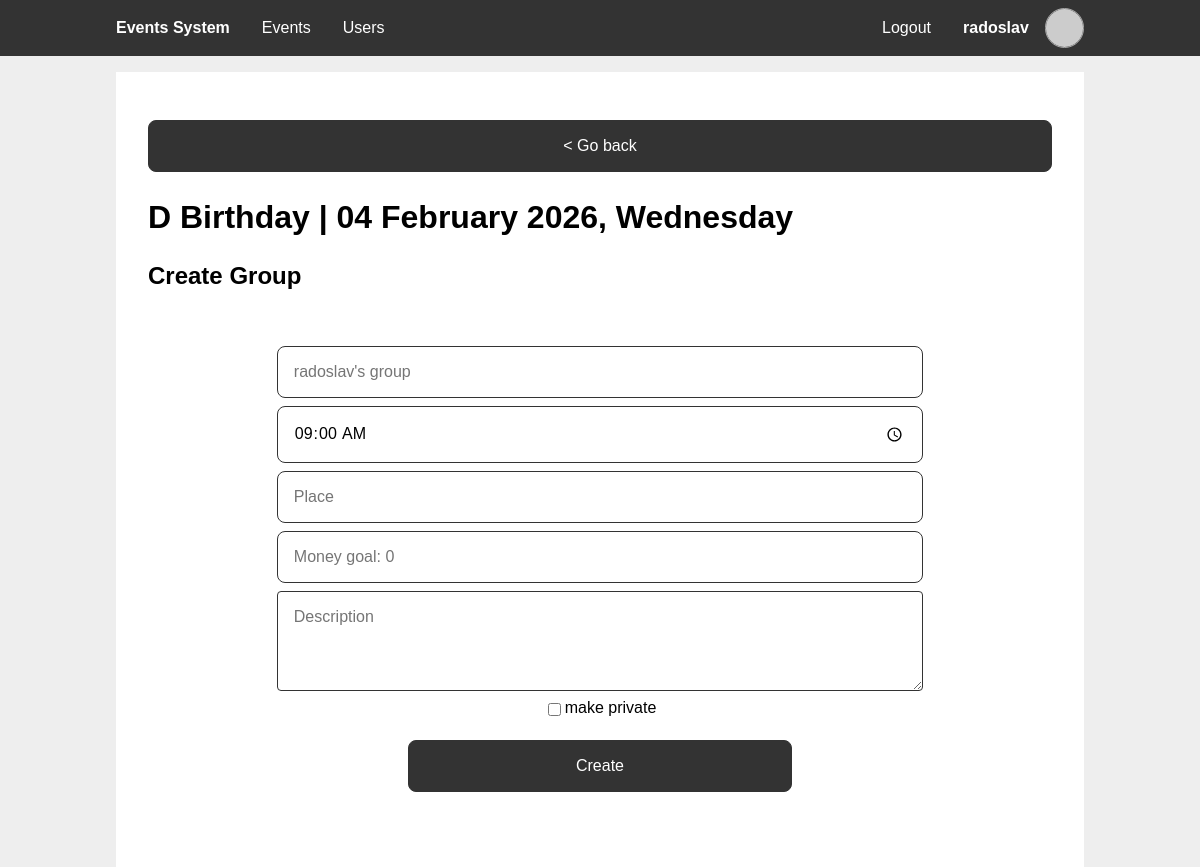
Page /group_create.php?event_id=1&year=2026 (signed in) on the committed database.
### tables this page shows
CREATE TABLE `users` (
  `id` int(11) NOT NULL,
  `username` varchar(50) NOT NULL,
  `email` varchar(50) DEFAULT NULL,
  `birthday_event` int(11) NOT NULL,
  `password_hash` char(60) NOT NULL
);

CREATE TABLE `events` (
  `event_id` int(11) NOT NULL,
  `creator_id` int(11) DEFAULT NULL,
  `name` varchar(50) NOT NULL,
  `date` date NOT NULL,
  `description` varchar(100) NOT NULL,
  `recurring` tinyint(1) NOT NULL
);

### includes/db_users.php (called while the page is built, shortened)
<?php
function getUserById($user_id) {
  $pdo = getPDO();
  $stmt = $pdo->prepare('SELECT u.id,
                                u.username,
                                u.email,
                                e.date AS birthdate
                        FROM users u
                        JOIN events e ON u.birthday_event = e.event_id
                        WHERE u.id = ?');
  $stmt->execute([$user_id]);
  $user = $stmt->fetch();
  return $user;
}
?>

### includes/session.php (called while the page is built, shortened)
<?php
require_once "db_users.php";
function getUserId() {
  global $user;
  if (!$user) {
    $user = getUserById($_SESSION['user_id'] ?? null);
  }
  return $user["id"];
}
function ensureLoggedIn() {
  if (!getUserId()) {
    header('Location: ./login.php');
    exit;
  }
}
?>

### includes/gravatar.php (called while the page is built)
<?php
function gravatarUrl($arg) {
  $email = is_string($arg) ? $arg : ($arg['email'] ?: $arg['username']);
  return "https://www.gravatar.com/avatar/".hash("sha256", strtolower(trim($email)))."?d=identicon";
}
?>

### includes/db_events.php (called while the page is built, shortened)
<?php
function getEventById($event_id) {
  $pdo = getPDO();
  $stmt = $pdo->prepare('SELECT *
                        FROM events
                        WHERE event_id = ?');
  $stmt->execute([$event_id]);
  return $stmt->fetch();
}
?>

### group_create.php (the view, shortened to what this page needs)
<?php
require_once 'includes/session.php';
require_once 'includes/db_events.php';
ensureLoggedIn();
$event_id = $_GET['event_id'];
$year = $_GET['year'];
$event = getEventById($event_id);
$correct_date = strtotime(date('d M ', strtotime($event['date'])).$year);
?>
<?php
$page_styles = ["styles/groups.css"];
include 'templates/main_header.php'
?>
<section class="content">
  <a class="btn" href="event_view.php?event_id=<?php echo $event_id ?>&year=<?php echo $year ?>"
  >&lt Go back</a>
  <h1><?php echo $event['name']?> | <?php echo date('d F Y, l', $correct_date) ?></h1>
  <h2>Create Group</h2>
  <section class="content group-form">
    <form class="form-group" method="POST">
      <input type="text" name="group-name" placeholder="<?php echo $user['username']?>'s group">
      <input type="time" name="meeting-time" value="09:00:00">
      <input type="text" name="meeting-place" placeholder="Place">
      <input type="number" min="0" name="money-goal" placeholder="Money goal: 0">
      <textarea type="text" name="group-description" placeholder="Description"></textarea>
      <div class="two-items">
        <input type="checkbox" id="is-private" name="is-private">
        <label for="is-private">make private</label>
      </div>
      <button type="submit" class="btn">Create</button>
    </form>
  </section>
</section>
<?php
include 'templates/main_footer.php'
?>

### templates/main_header.php (shortened to what this page needs)
<?php
require_once 'includes/gravatar.php';
function active($param) {
  $isActive = basename($_SERVER['SCRIPT_NAME'], ".php") === $param;
  echo $isActive ? 'class="active"' : '';
}
?>
<!DOCTYPE html>
<html lang="en">
<head>
  <link rel="stylesheet" href="styles/main.css">
  <?php foreach ($page_styles as $style): ?>
    <link rel="stylesheet" href="<?php echo $style?>">
  <?php endforeach ?>
</head>
<body>
  <nav>
    <div class="wrapper">
      <ul>
        <li>
          <span><h1>Events System</h1></span>
        </li>
      </ul>
      <?php if (isset($user) && $user): ?>
      <ul class="middle">
        <li>
          <a href="./" <?php active("index") ?>>Events</a>
        </li>
        <li>
          <a href="./users.php" <?php active("users") ?>>Users</a>
        </li>
      </ul>
      <ul>
        <li>
          <a href="logout.php">Logout</a>
        </li>
        <li>
          <a href="profile.php" <?php active("profile") ?>>
            <div class="profile-info">
              <strong><?php echo $user['username'] ?></strong>
              <img class="profile-picture" alt="Profile Picture" src="<?php echo gravatarUrl($user) ?>">
            </div>
          </a>
        </li>
      </ul>
      <?php endif ?>
    </div>
  </nav>
  <main class="wrapper">

### styles/main.css (style rules this page uses)
:root { --color-accent: #333; --color-accent-active: #444; --color-accent-inactive: #777; --color-background: #fff; --color-background-body: #eee; --color-text: #000; --color-text-accent: #fff; --color-text-error: #f00; --color-text-error-active: #e60000; --color-text-confirm: #0f0; --color-text-confirm-active: #00e600; --nav-height: 3.5em; }
* { box-sizing: border-box; }
body { font-family: sans-serif; color: var(--color-text); background-color: var(--color-background-body); min-height: 100vh; margin: 0; }
h1 { font-size: 2em; }
ul { list-style: none; padding: 0; margin: 0; }
a { color: inherit; }
form input, form .btn, form select, form .select-dynamic form textarea { width: 100%; }
input, select, .select-dynamic, textarea, .btn { display: block; font-size: inherit; font-family: inherit; border: 1px solid var(--color-accent); padding: 1em; margin: 1em 0; border-radius: 0.5em; text-decoration: none; }
.btn { cursor: pointer; color: var(--color-text-accent); background-color: var(--color-accent); text-align: center; align-content: center; }
.wrapper { width: 100%; max-width: 1000px; margin: 0 auto; }
body > main { flex-grow: 1; }
body > nav { display: flex; justify-content: center; width: 100%; top: 0; left: 0; color: var(--color-text-accent); background-color: var(--color-accent); z-index: 1; }
body > nav h1 { margin: 0; padding: 0; }
body > nav .wrapper { display: flex; flex-direction: column; }
body > nav a { text-decoration: none; }
body > nav ul { display: flex; align-items: center; flex-direction: column; }
body > nav ul.middle { flex-grow: 1; margin: 1em 0; }
body > nav li { height: var(--nav-height); width: 100%; }
body > nav li > a, body > nav li > span { display: flex; align-items: center; justify-content: center; padding: 0 1em; height: 100%; }
body > nav .profile-info { height: 100%; }
body > nav .profile-picture { height: 70%; }
.content { padding: 2em; background-color: var(--color-background); margin: 1em; }
.profile-info { display: flex; align-items: center; gap: 1em }
.profile-picture { border-radius: 50%; border: 1px solid #aaa; }
@media only screen and (min-width: 768px) { body { flex-direction: unset; padding-top: var(--nav-height); } }
@media only screen and (min-width: 768px) { form input, form select, form .select-dynamic, form .btn { width: 24em; } }
@media only screen and (min-width: 768px) { body > nav { position: fixed; } }
@media only screen and (min-width: 768px) { body > nav h1 { font-size: 1em; } }
@media only screen and (min-width: 768px) { body > nav .wrapper { flex-direction: row; } }
@media only screen and (min-width: 768px) { body > nav ul { flex-direction: row; } }
@media only screen and (min-width: 768px) { body > nav ul.middle { flex-direction: row; margin: unset; } }
@media only screen and (min-width: 768px) { body > nav li { width: unset; } }

### styles/groups.css (style rules this page uses)
.two-items { display: flex; margin: 4px; justify-content: center; white-space: nowrap; }
.content.group-form form { display: flex; flex-direction: column; align-items: center; }
.content.group-form input { width: 80%; margin: 4px; }
.content.group-form textarea { width: 80%; min-height: 100px; max-height: 150px; margin: 4px; border-radius: 0.25em; resize: vertical; }

### rows in the picture
users: username "radoslav", group-name "radoslav's group"
events: name "D Birthday", date "04 February 2026, Wednesday"
